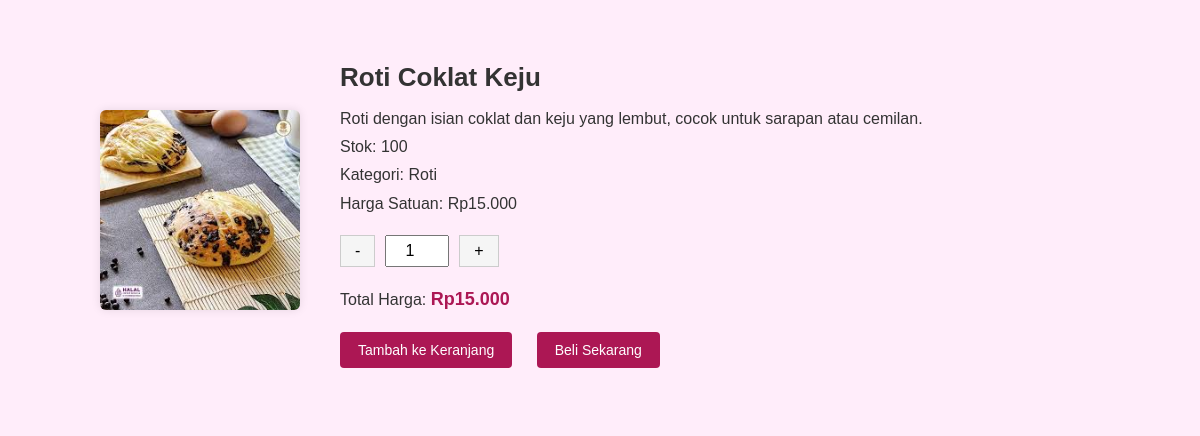
The page /user/detail_produk.php?id=1 on the database its author committed.
### tables this page shows
CREATE TABLE `tb_produk` (
  `id` int(11) NOT NULL,
  `nama_produk` varchar(255) NOT NULL,
  `deskripsi` text NOT NULL,
  `harga` decimal(10,0) NOT NULL,
  `stok` int(11) NOT NULL,
  `gambar` varchar(255) NOT NULL,
  `kategori` varchar(100) NOT NULL,
  `crated_at` timestamp(6) NOT NULL DEFAULT current_timestamp(6) ON UPDATE current_timestamp(6)
);

### user/detail_produk.php (the view, shortened to what this page needs)
<?php
$koneksi = new mysqli("localhost", "root", "", "toko");
$id = intval($_GET['id']);
$query = $koneksi->query("SELECT * FROM tb_produk WHERE id = $id");
$produk = $query->fetch_assoc();
?>
<!DOCTYPE html>
<html>
<head>
</head>
<body>
<div class="detail-container">
    <div class="detail-image">
        <img src="img/<?php echo $produk['gambar']; ?>" alt="<?php echo $produk['nama_produk']; ?>">
    </div>
    <div class="detail-info">
        <h2><?php echo $produk['nama_produk']; ?></h2>
        <p><?php echo $produk['deskripsi']; ?></p>
        <p>Stok: <?php echo $produk['stok']; ?></p>
        <p>Kategori: <?php echo ucfirst($produk['kategori']); ?></p>
        <p>Harga Satuan: Rp<?php echo number_format($produk['harga'], 0, ',', '.'); ?></p>
        <form method="post">
            <div class="qty-box">
                <button type="button" onclick="minus(<?php echo $produk['harga']; ?>)">-</button>
                <input type="number" name="jumlah" id="qty" value="1" min="1" max="<?php echo $produk['stok']; ?>" oninput="updateTotal(<?php echo $produk['harga']; ?>)">
                <button type="button" onclick="plus(<?php echo $produk['harga']; ?>)">+</button>
            </div>
            <p>Total Harga: <strong id="total">Rp<?php echo number_format($produk['harga'], 0, ',', '.'); ?></strong></p>
            <div class="btn-group">
                <button type="submit" name="tambah_keranjang">Tambah ke Keranjang</button>
                <button type="submit" name="beli_sekarang">Beli Sekarang</button>
            </div>
        </form>
    </div>
</div>
</body>
</html>

### user/detail_produk.php (style rules this page uses)
body { font-family: Arial, sans-serif; margin: 0; padding: 0; background: #FFEDFA; color: #333; }
.detail-container { display: flex; padding: 40px; gap: 40px; max-width: 1000px; margin: auto; background-color: #FFEDFA; }
.detail-image img { width: 200px; height: 200px; object-fit: cover; margin-top: 70px; border-radius: 6px; box-shadow: 0 0 10px rgba(0,0,0,0.1); }
.detail-info h2 { font-size: 26px; margin-bottom: 15px; }
.detail-info p { font-size: 16px; margin: 6px 0; line-height: 1.4; }
.detail-info p strong, .detail-info p span { color: #AC1754; font-weight: bold; }
.qty-box { display: flex; align-items: center; margin: 20px 0; }
.qty-box button { padding: 6px 14px; font-size: 16px; border: 1px solid #ccc; background: #f5f5f5; cursor: pointer; }
.qty-box input { width: 50px; text-align: center; font-size: 16px; margin: 0 10px; padding: 5px; }
.btn-group { margin-top: 20px; }
.btn-group button { padding: 10px 18px; margin-right: 20px; border: none; background-color: #AC1754; color: white; font-size: 14px; border-radius: 4px; cursor: pointer; }
#total { color: #AC1754; font-size: 18px; font-weight: bold; }

### rows shown on the page
tb_produk: gambar+nama_produk (picture), nama_produk "Roti Coklat Keju", deskripsi "Roti dengan isian coklat dan keju yang lembut, cocok untuk sarapan atau cemilan.", stok "100", kategori "Roti", harga "15.000"
